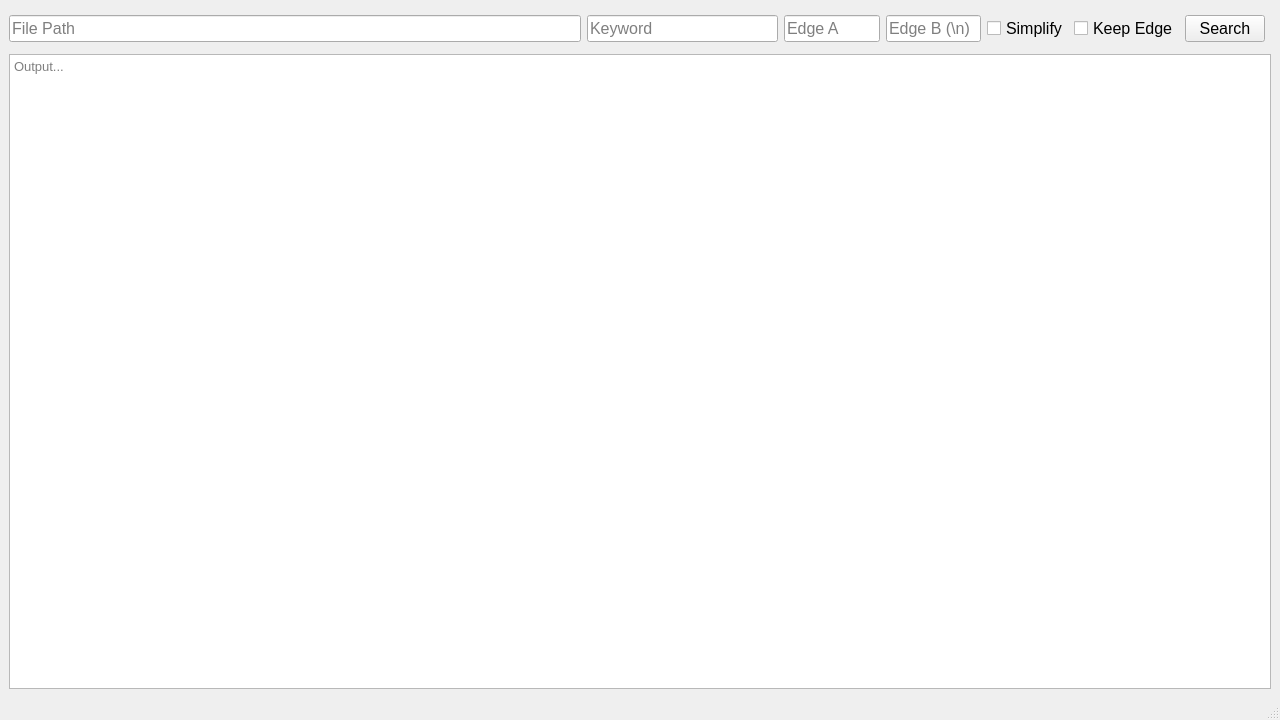
<?xml version="1.0" encoding="UTF-8"?>
<ui version="4.0">
 <class>MainWindow</class>
 <widget class="QMainWindow" name="MainWindow">
  <property name="geometry">
   <rect>
    <x>0</x>
    <y>0</y>
    <width>1280</width>
    <height>720</height>
   </rect>
  </property>
  <property name="windowTitle">
   <string>MainWindow</string>
  </property>
  <widget class="QWidget" name="centralwidget">
   <layout class="QVBoxLayout" name="verticalLayout">
    <item>
     <widget class="QWidget" name="widget" native="true">
      <layout class="QHBoxLayout" name="horizontalLayout">
       <property name="leftMargin">
        <number>0</number>
       </property>
       <property name="topMargin">
        <number>6</number>
       </property>
       <property name="rightMargin">
        <number>6</number>
       </property>
       <property name="bottomMargin">
        <number>6</number>
       </property>
       <item>
        <widget class="QLineEdit" name="leFile">
         <property name="sizePolicy">
          <sizepolicy hsizetype="Expanding" vsizetype="Fixed">
           <horstretch>12</horstretch>
           <verstretch>0</verstretch>
          </sizepolicy>
         </property>
         <property name="minimumSize">
          <size>
           <width>300</width>
           <height>0</height>
          </size>
         </property>
         <property name="font">
          <font>
           <pointsize>12</pointsize>
          </font>
         </property>
         <property name="statusTip">
          <string>文件路径（&quot;Tab键&quot;或&quot;Shift键 + Tab键&quot;切换输入框，&quot;Space键&quot;点击，&quot;Esc键&quot;退出程序）</string>
         </property>
         <property name="whatsThis">
          <string>文件路径</string>
         </property>
         <property name="placeholderText">
          <string>File Path</string>
         </property>
        </widget>
       </item>
       <item>
        <widget class="QLineEdit" name="leKeyword">
         <property name="sizePolicy">
          <sizepolicy hsizetype="Expanding" vsizetype="Fixed">
           <horstretch>4</horstretch>
           <verstretch>0</verstretch>
          </sizepolicy>
         </property>
         <property name="font">
          <font>
           <pointsize>12</pointsize>
          </font>
         </property>
         <property name="statusTip">
          <string>关键词，存在前边界时可留空</string>
         </property>
         <property name="whatsThis">
          <string>关键词</string>
         </property>
         <property name="placeholderText">
          <string>Keyword</string>
         </property>
        </widget>
       </item>
       <item>
        <widget class="QLineEdit" name="leEdge">
         <property name="sizePolicy">
          <sizepolicy hsizetype="Expanding" vsizetype="Fixed">
           <horstretch>2</horstretch>
           <verstretch>0</verstretch>
          </sizepolicy>
         </property>
         <property name="font">
          <font>
           <pointsize>12</pointsize>
          </font>
         </property>
         <property name="statusTip">
          <string>前边界，存在关键词时可留空</string>
         </property>
         <property name="whatsThis">
          <string>前边界</string>
         </property>
         <property name="placeholderText">
          <string>Edge A</string>
         </property>
        </widget>
       </item>
       <item>
        <widget class="QLineEdit" name="leEdge_2">
         <property name="sizePolicy">
          <sizepolicy hsizetype="Expanding" vsizetype="Fixed">
           <horstretch>2</horstretch>
           <verstretch>0</verstretch>
          </sizepolicy>
         </property>
         <property name="font">
          <font>
           <pointsize>12</pointsize>
          </font>
         </property>
         <property name="statusTip">
          <string>后边界，默认为换行符</string>
         </property>
         <property name="whatsThis">
          <string>后边界</string>
         </property>
         <property name="placeholderText">
          <string>Edge B (\n)</string>
         </property>
        </widget>
       </item>
       <item>
        <widget class="QCheckBox" name="cb_Simplify">
         <property name="sizePolicy">
          <sizepolicy hsizetype="Minimum" vsizetype="Fixed">
           <horstretch>1</horstretch>
           <verstretch>0</verstretch>
          </sizepolicy>
         </property>
         <property name="font">
          <font>
           <pointsize>12</pointsize>
          </font>
         </property>
         <property name="statusTip">
          <string>是否简化内容</string>
         </property>
         <property name="whatsThis">
          <string>简化内容</string>
         </property>
         <property name="text">
          <string>Simplify</string>
         </property>
        </widget>
       </item>
       <item>
        <widget class="QCheckBox" name="cb_KE">
         <property name="sizePolicy">
          <sizepolicy hsizetype="Minimum" vsizetype="Fixed">
           <horstretch>1</horstretch>
           <verstretch>0</verstretch>
          </sizepolicy>
         </property>
         <property name="font">
          <font>
           <pointsize>12</pointsize>
          </font>
         </property>
         <property name="statusTip">
          <string>是否保留边界</string>
         </property>
         <property name="whatsThis">
          <string>保留边界</string>
         </property>
         <property name="text">
          <string>Keep Edge</string>
         </property>
        </widget>
       </item>
       <item>
        <widget class="QPushButton" name="pushButton">
         <property name="sizePolicy">
          <sizepolicy hsizetype="Minimum" vsizetype="Fixed">
           <horstretch>1</horstretch>
           <verstretch>0</verstretch>
          </sizepolicy>
         </property>
         <property name="font">
          <font>
           <pointsize>12</pointsize>
          </font>
         </property>
         <property name="statusTip">
          <string>查找</string>
         </property>
         <property name="whatsThis">
          <string>查找</string>
         </property>
         <property name="text">
          <string>Search</string>
         </property>
        </widget>
       </item>
      </layout>
     </widget>
    </item>
    <item>
     <widget class="QTextEdit" name="textEdit">
      <property name="font">
       <font>
        <pointsize>10</pointsize>
       </font>
      </property>
      <property name="acceptRichText">
       <bool>false</bool>
      </property>
      <property name="placeholderText">
       <string>Output...</string>
      </property>
     </widget>
    </item>
   </layout>
  </widget>
  <widget class="QMenuBar" name="menubar">
   <property name="geometry">
    <rect>
     <x>0</x>
     <y>0</y>
     <width>1280</width>
     <height>22</height>
    </rect>
   </property>
  </widget>
  <widget class="QStatusBar" name="statusbar"/>
 </widget>
 <resources/>
 <connections/>
</ui>
